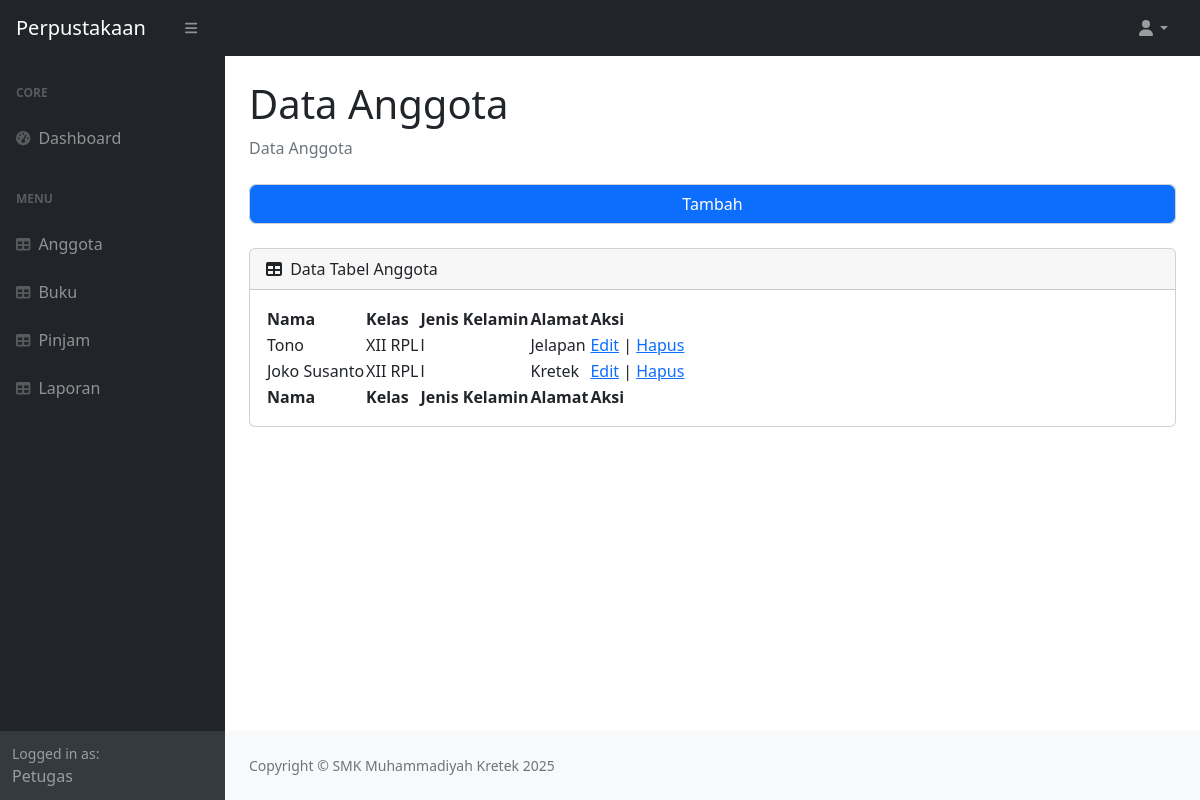
Screenshot of /anggota/anggota.php (signed in) with the database file from the repository.
### tables this page shows
CREATE TABLE `tb_anggota` (
  `id_anggota` int(11) NOT NULL,
  `nama` varchar(30) NOT NULL,
  `alamat` text NOT NULL,
  `jk` enum('l','p') NOT NULL,
  `kelas` varchar(30) NOT NULL
);

### anggota/anggota.php (the view, shortened to what this page needs)
<?php
if(isset($_SESSION['username'])) {
include 'koneksi.php';
$result = $conn->query("SELECT * FROM tb_anggota");
?>
<!DOCTYPE html>
<html lang="en">
    <head>
        <link href="https://cdn.jsdelivr.net/npm/simple-datatables@7.1.2/dist/style.min.css" rel="stylesheet" />
        <link href="../css/styles.css" rel="stylesheet" />
    </head>
    <body class="sb-nav-fixed">
        <nav class="sb-topnav navbar navbar-expand navbar-dark bg-dark">
            <a class="navbar-brand ps-3" href="index.html">Perpustakaan</a>
            <button class="btn btn-link btn-sm order-1 order-lg-0 me-4 me-lg-0" id="sidebarToggle" href="#!"><i class="fas fa-bars"></i></button>
            <ul class="navbar-nav ms-auto ms-md-0 me-3 me-lg-4">
                <li class="nav-item dropdown">
                    <a class="nav-link dropdown-toggle" id="navbarDropdown" href="#" role="button" data-bs-toggle="dropdown" aria-expanded="false"><i class="fas fa-user fa-fw"></i></a>
                </li>
            </ul>
        </nav>
        <div id="layoutSidenav">
            <div id="layoutSidenav_nav">
                <nav class="sb-sidenav accordion sb-sidenav-dark" id="sidenavAccordion">
                    <div class="sb-sidenav-menu">
                        <div class="nav">
                            <div class="sb-sidenav-menu-heading">Core</div>
                            <a class="nav-link" href="../home.php">
                                <div class="sb-nav-link-icon"><i class="fas fa-tachometer-alt"></i></div>
                                Dashboard
                            </a>
                            <div class="sb-sidenav-menu-heading">Menu</div>
                            <a class="nav-link" href="anggota.php">
                                <div class="sb-nav-link-icon"><i class="fas fa-table"></i></div>
                                Anggota
                            </a>
                            <a class="nav-link" href="../buku/buku.php">
                                <div class="sb-nav-link-icon"><i class="fas fa-table"></i></div>
                                Buku
                            </a>
                            <a class="nav-link" href="../pinjam/pinjam.php">
                                <div class="sb-nav-link-icon"><i class="fas fa-table"></i></div>
                                Pinjam
                            </a>
                            <a class="nav-link" href="../lapkembali/lapkembali.php">
                                <div class="sb-nav-link-icon"><i class="fas fa-table"></i></div>
                                Laporan
                            </a>
                        </div>
                    </div>
                    <div class="sb-sidenav-footer">
                        <div class="small">Logged in as:</div>
                        Petugas
                    </div>
                </nav>
            </div>
            <div id="layoutSidenav_content">
                <main>
                <div class="container-fluid px-4">
                        <h1 class="mt-4">Data Anggota</h1>
                        <ol class="breadcrumb mb-4">
                            <li class="breadcrumb-item active">Data Anggota</li>
                        </ol>
                        <div class="card mb-4">
                            <a class="btn btn-primary" href="tambah.php">Tambah</a>
                        </div>
                        <div class="card mb-4">
                            <div class="card-header">
                                <i class="fas fa-table me-1"></i>
                                Data Tabel Anggota
                            </div>
                            <div class="card-body">
                                <table id="datatablesSimple">
                                    <thead>
                                        <tr>
                                            <th>Nama</th>
                                            <th>Kelas</th>
                                            <th>Jenis Kelamin</th>
                                            <th>Alamat</th>
                                            <th>Aksi</th>
                                        </tr>
                                    </thead>
                                    <tfoot>
                                        <tr>
                                            <th>Nama</th>
                                            <th>Kelas</th>
                                            <th>Jenis Kelamin</th>
                                            <th>Alamat</th>
                                            <th>Aksi</th>
                                        </tr>
                                    </tfoot>
                                    <tbody>
                                    <?php while($row = mysqli_fetch_array($result)){ ?>
                                            <td><?= $row['nama']; ?></td>
                                            <td><?= $row['kelas']; ?></td>
                                            <td><?= $row['jk']; ?></td>
                                            <td><?= $row['alamat']; ?></td>
                                            <td>
                                                <a href="edit.php?id=<?= $row['id_anggota']; ?>">Edit</a> |
                                                <a href="delete.php?id=<?= $row['id_anggota']; ?>" Onclick="return confirm('Yakin ingin menghapus?')">Hapus</a>
                                            </td>
                                        <tr>
                                        <?php } ?>
                                    </tbody>
                                </table>
                            </div>
                        </div>
                    </div>
                </main>
                <footer class="py-4 bg-light mt-auto">
                    <div class="container-fluid px-4">
                        <div class="d-flex align-items-center justify-content-between small">
                            <div class="text-muted">Copyright &copy; SMK Muhammadiyah Kretek 2025</div>
                        </div>
                    </div>
                </footer>
            </div>
        </div>
    </body>
</html>
<?php
    } else {
        header("Location: ../gagal.php");
    }
?>

### rows the page displays
tb_anggota: nama "Tono", kelas "XII RPL", jk "l", alamat "Jelapan"
tb_anggota: nama "Joko Susanto", kelas "XII RPL", jk "l", alamat "Kretek"
